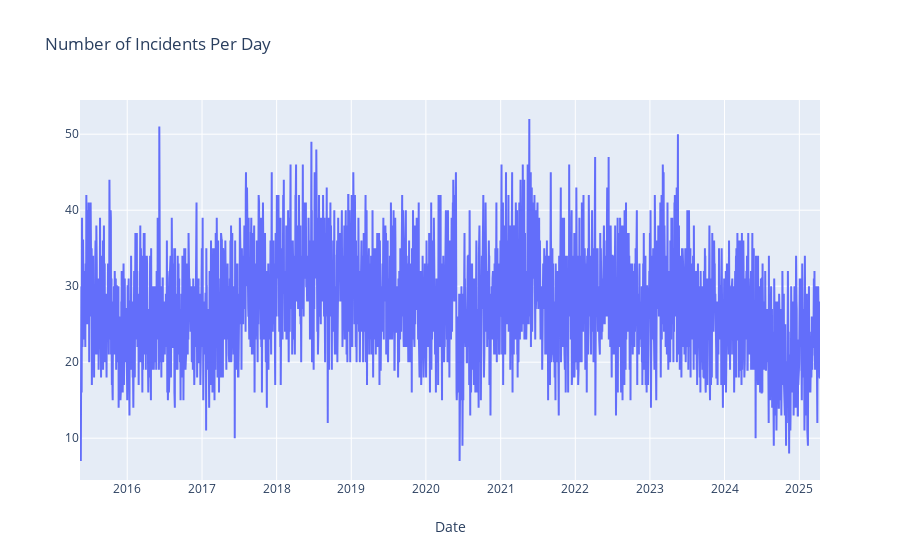

Notebook code for this chart:
### Code cell
datadf = [go.Scatter(x=dfg.index.tolist(), y=dfg['Incidents'])]

# specify the layout of our figure
layout = dict(title = "Number of Incidents Per Day",
              xaxis= dict(title= 'Date',ticklen= 5,zeroline= False))

# create and show our figure
fig = dict(data = datadf, layout = layout)
iplot(fig)

### Figure 1 — Plotly figure (JSON) as saved in the notebook; plotly's stock layout.template omitted (floating-point values rounded to 4 significant figures; data arrays with more than 128 entries replaced by an {"elided": "..."} marker saying what was removed)
{"data": [{"type": "scatter", "x": {"elided": "3621 str values"}, "y": {"elided": "3621 int values"}}], "layout": {"title": {"text": "Number of Incidents Per Day"}, "xaxis": {"ticklen": 5, "title": {"text": "Date"}, "zeroline": false}}}
